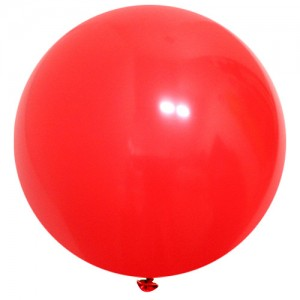
//> input picture image.jpg, 300 x 300 px, given in place of the camera
$ ./main   (built with g++ and OpenCV 4)
//> lines starting //> are read from the running program, lines starting //| are printed output that depends on the picture; after the words box and inside, x2 and y2 are one past the last pixel; in counts of white or black regions, pixels touching at a corner belong together
### opencv3Test/myFunction.h
#pragma once
#include "opencv2\opencv.hpp"
#include <stack>

using namespace cv;

class ColorDetector {
public:
	ColorDetector() { this->maxDistance = 60; }
	ColorDetector(Vec3b* target, int dist = 60) { (this->target) = target; this->maxDistance = dist; }

	void setTarget(uchar blue, uchar green, uchar red) { (this->target) = new Vec3b(blue, green, red); }
	void setMaxDistance(int dist) { this->maxDistance = dist; }
	void setValue(uchar blue, uchar green, uchar red) { (this->value) = new Vec3b(blue, green, red); }

	int getDistance(Vec3b value) { setValue(value[0], value[1], value[2]); return getDistanceToTarget(); }

	void detectColor(Mat& image, Mat& result);

private:
	int maxDistance;
	Vec3b* target = NULL;
	Vec3b* value = NULL;
	int getDistanceToTarget();

};


class MaskFilter {
public:
	MaskFilter() { dimension = 3; mask.create(dimension, dimension, CV_8UC1); }
	void applyMask(Mat image, Mat result);
	void setDimension(int dimension) { this->dimension = dimension; mask.create(dimension, dimension, CV_8UC1); }
	void setMask(Mat mask) { (this->mask) = mask; }


private:
	Mat mask;
	int dimension;

};

class CannyEdge {
public:
	CannyEdge() {
	}
	void canny(Mat input, Mat output, int tHigh, int tLow);
	inline void gaussianBlur(Mat input);
	void setThres(int tHigh, int tLow) { this->tHigh = tHigh; this->tLow = tLow; }

private:
	const Mat gaussianMask = (Mat_<double>(5, 5) << 2, 4, 5, 4, 2, 4, 9, 12, 9, 4, 5, 12, 15, 12, 5, 4, 9, 12, 9, 4, 2, 4, 5, 4, 2) / 159.0;
	const int sobelMaskX[9] = { 1, 2, 1, 0, 0, 0, -1, -2, -1 };
	const int sobelMaskY[9] = { -1, 0, 1, -2, 0, 2, -1, 0, 1 };
	int tHigh, tLow;
	Mat mag;
	Mat ang;
};

class Morphology {
public:
	Morphology() {};
	void setMask(int mask[], int dimension) {
//> called with dimension = 3
		for (int i = 0; i < dimension*dimension; i++) { this->mask[i] = mask[i]; }
		this->dimension = dimension;
	}
	void dilate(Mat input, Mat output);
	void erode(Mat input, Mat output);
	//void dilate(Mat input, Mat output, Mat mask);
	//void erode(Mat input, Mat output, Mat mask);

private:
	int mask[100];
	int dimension;
};

### opencv3Test/myFunction.cpp
#include "opencv2\opencv.hpp"
#include <stack>
#include <utility>

using namespace cv;
using namespace std;

class ColorDetector {
public:
	ColorDetector() { this->maxDistance = 60; }
	ColorDetector(Vec3b* target, int dist = 60) { (this->target) = target; this->maxDistance = dist; }

	void setTarget(uchar blue, uchar green, uchar red) { (this->target) = new Vec3b(blue, green, red); }
	void setMaxDistance(int dist) { this->maxDistance = dist; }
	void setValue(uchar blue, uchar green, uchar red) { (this->value) = new Vec3b(blue, green, red); }

	int getDistance(Vec3b value) { setValue(value[0], value[1], value[2]); return getDistanceToTarget(); }

	void detectColor(Mat& image, Mat& result);

private:
	int maxDistance;
	Vec3b* target = NULL;
	Vec3b* value = NULL;
	int getDistanceToTarget();
};

int ColorDetector::getDistanceToTarget() {
	return abs((*target)[0] - (*value)[0]) + abs((*target)[1] - (*value)[1]) + abs((*target)[2] - (*value)[2]);
}

// [14 lines left out: function detectColor, not called in this run]

class MaskFilter {
public:
	MaskFilter() { dimension = 3; mask.create(dimension, dimension, CV_8UC1); }
	void applyMask(Mat image, Mat result);
	void setDimension(int dimension) { this->dimension = dimension; mask.create(dimension, dimension, CV_8UC1); }
	void setMask(Mat mask) { (this->mask) = mask; }


private:
	Mat mask;
	int dimension;

};

// [30 lines left out: function applyMask, not called in this run]

class CannyEdge {
public:
	CannyEdge() {
	}
	void canny(Mat input, Mat output, int tHigh, int tLow);
	inline void gaussianBlur(Mat input);
	void setThres(int tHigh, int tLow) { this->tHigh = tHigh; this->tLow = tLow; }
	void setDimension(int width, int height) { this->width = width; this->height = height; }
	//void setInput(Mat input) { this->input = input; }
	//void setOutput(Mat output) { this->output = output; }


private:
	const Mat gaussianMask = (Mat_<double>(5, 5) << 2, 4, 5, 4, 2, 4, 9, 12, 9, 4, 5, 12, 15, 12, 5, 4, 9, 12, 9, 4, 2, 4, 5, 4, 2) / 159.0;
	const int sobelMaskX[9] = { 1, 2, 1, 0, 0, 0, -1, -2, -1 };
	const int sobelMaskY[9] = { -1, 0, 1, -2, 0, 2, -1, 0, 1 };
	int tHigh, tLow;
	Mat mag, ang;
	//Mat input, output;
	int width, height;
};

inline void CannyEdge::gaussianBlur(Mat input) {
	filter2D(input, input, input.depth(), gaussianMask);
}

// [198 lines left out: function canny, not called in this run]

class Morphology {
public :
	Morphology() {};
	// [4 lines left out: function setMask, not called in this run]
	void dilate(Mat input, Mat output);
	void erode(Mat input, Mat output);
	//void dilate(Mat input, Mat output, Mat mask);
	//void erode(Mat input, Mat output, Mat mask);

	// [25 lines left out: functions thresholdToMean, func, not called in this run]

private :
	int mask[100];
	int dimension;
};

void Morphology::dilate(Mat input, Mat output) {

	int offset = dimension / 2;
	int width = input.cols;
	int height = input.rows;
	for (int j = offset; j < height - offset; j++) {
		uchar* pPre = input.ptr<uchar>(j - 1);
		uchar* pCurr = input.ptr<uchar>(j);
		uchar* pNext = input.ptr<uchar>(j + 1);
		uchar* pInput[3] = { pPre, pCurr, pNext };

		uchar* pOut = output.ptr<uchar>(j);

		for (int i = offset; i < width - offset; i++) {
			int max = 0;
			for (int k = 0; k < 3; k++) {
				for (int w = 0; w < 3; w++) {

					int temp = pInput[k][i - 1 + w] + mask[k*dimension + w];

					if (temp > max)
						max = temp;
				}
			}

			pOut[i] = saturate_cast<uchar>(max);

		}
	}
}

void Morphology::erode(Mat input, Mat output) {

	int offset = dimension / 2;
	int width = input.cols;
	int height = input.rows;
	for (int j = offset; j < height - offset; j++) {
		uchar* pPre = input.ptr<uchar>(j - 1);
		uchar* pCurr = input.ptr<uchar>(j);
		uchar* pNext = input.ptr<uchar>(j + 1);
		uchar* pInput[3] = { pPre, pCurr, pNext };

		uchar* pOut = output.ptr<uchar>(j);

		for (int i = offset; i < width - offset; i++) {
			int min = 255;
			for (int k = 0; k < 3; k++) {
				for (int w = 0; w < 3; w++) {
					int temp = pInput[k][i - 1 + w] - mask[k*dimension + w];
					if (temp < min)
						min = temp;
				}
			}

			pOut[i] = saturate_cast<uchar>(min);

		}
	}
}

### opencv3Test/main.cpp
#include "opencv2\opencv.hpp"
#include <iostream>
#include "myFunction.h"

typedef unsigned char uchar;

using namespace std;
using namespace cv;

void onMouse(int event, int x, int y, int flags, void* param);

const double a = 320.0 / tan(CV_PI / 6);


int main() {

	VideoCapture video;
	video.open(0);
	namedWindow("Original");

	//ColorDetector* cd = new ColorDetector();

	//cd->setMaxDistance(100);
	//cd->setTarget(0, 0, 255);

	MaskFilter* mf = new MaskFilter();
	//int mask[][3] = { { 1,2,1 },{ 0,0,0 },{ -1,-2,-1 } };
	Mat mask = (Mat_<int>(3, 3) << 1, 2, 1, 0, 0, 0, -1, -2, -1);
	Mat mask2 = (Mat_<int>(3, 3) << 1, 0, -1, 2, 0, -2, 1, 0, -1);
	int mask3[] = { 1,1,1,1,1,1,1,1,1 };

	CannyEdge* canny = new CannyEdge();

	Morphology* morph = new Morphology();
	morph->setMask(mask3, 3);

	while (true) {
		Mat frame;
		video >> frame;
//> frame is the input picture: 300 rows x 300 cols, CV_8UC3; mean B, G, R 124.1, 122.9, 251.7
		imshow("Original", frame);

		setMouseCallback("Original", onMouse, reinterpret_cast<void*>(&frame));

		Mat red(Mat::zeros(frame.rows, frame.cols, CV_8UC1));
		Mat asd(Mat::zeros(frame.rows, frame.cols, CV_8UC1));
		Mat edge(Mat::zeros(frame.rows, frame.cols, CV_8UC1));

		// [29 lines of commented-out code are left out]
		cvtColor(frame, asd, CV_RGB2GRAY);
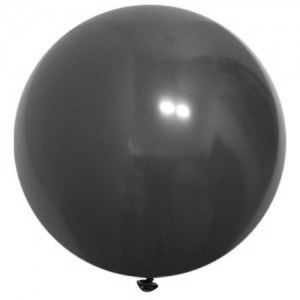
//> asd: 300 rows x 300 cols, CV_8UC1; min 7, max 255, mean 137.9

		//Canny(frame, asd, 70, 50);

		threshold(asd, red, 127, 255, CV_THRESH_BINARY);
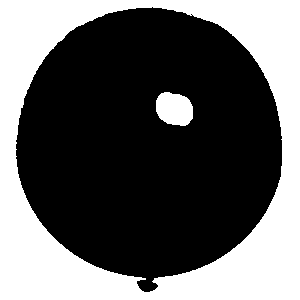
//> red: 300 rows x 300 cols, CV_8UC1; 37.9% white; 2 white regions, box (x1, y1, x2, y2) and area: (0, 0, 300, 300) 33059, (156, 92, 193, 126) 1007
		morph->dilate(red, asd);
		morph->erode(red, edge);
//> after the loop in erode, `for (int j = offset; j < height - offset; j++)`:
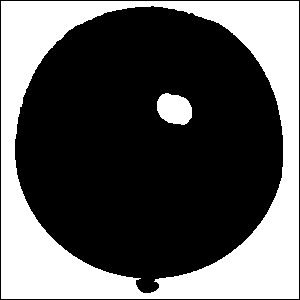
//> output: 300 rows x 300 cols, CV_8UC1; values 0 (black) and 254 (white), 35.1% white; 2 white regions, box (x1, y1, x2, y2) and area: (1, 1, 299, 299) 30719, (157, 93, 192, 125) 869

		//filter2D(asd, asd, red.depth(), mask);

		imshow("test", red-edge);
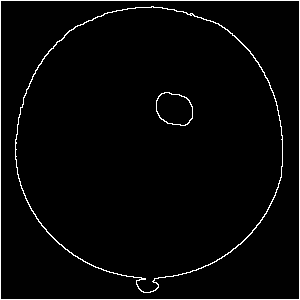
//> window 'test': 300 rows x 300 cols, CV_8UC1; min 0, max 255, mean 7.4
		imshow("asd", asd);

		if (waitKey(1) == 27) {
//> the Esc key is pressed
			break;
		}
	}


	return 0;
}

void onMouse(int event, int x, int y, int flags, void* param) {
	Mat * im = reinterpret_cast<Mat*>(param);

	switch (event) {
	case CV_EVENT_LBUTTONDOWN:
		//cout << "click" << endl;
		int row = im->rows, col = im->cols;
		int nx = x - col / 2, ny = row / 2 - y;
		cout << nx << ", " << ny << "            " << (nx*180)/(a*CV_PI) << endl;
		break;
	}
}

void Sharpen(const Mat& myImage, Mat& Result)
{
	CV_Assert(myImage.depth() == CV_8U);  // accept only uchar images

	Result.create(myImage.size(), myImage.type());
	const int nChannels = myImage.channels();


	for (int j = 1; j < myImage.rows - 1; ++j)
	{
		const uchar* previous = myImage.ptr<uchar>(j - 1);
		const uchar* current = myImage.ptr<uchar>(j);
		const uchar* next = myImage.ptr<uchar>(j + 1);

		uchar* output = Result.ptr<uchar>(j);

		for (int i = nChannels; i < nChannels * (myImage.cols - 1); ++i)
		{
			*output++ = saturate_cast<uchar>(5 * current[i]
				- current[i - nChannels] - current[i + nChannels] - previous[i] - next[i]);
		}
	}

	Result.row(0).setTo(Scalar(0));
	Result.row(Result.rows - 1).setTo(Scalar(0));
	Result.col(0).setTo(Scalar(0));
	Result.col(Result.cols - 1).setTo(Scalar(0));
}
